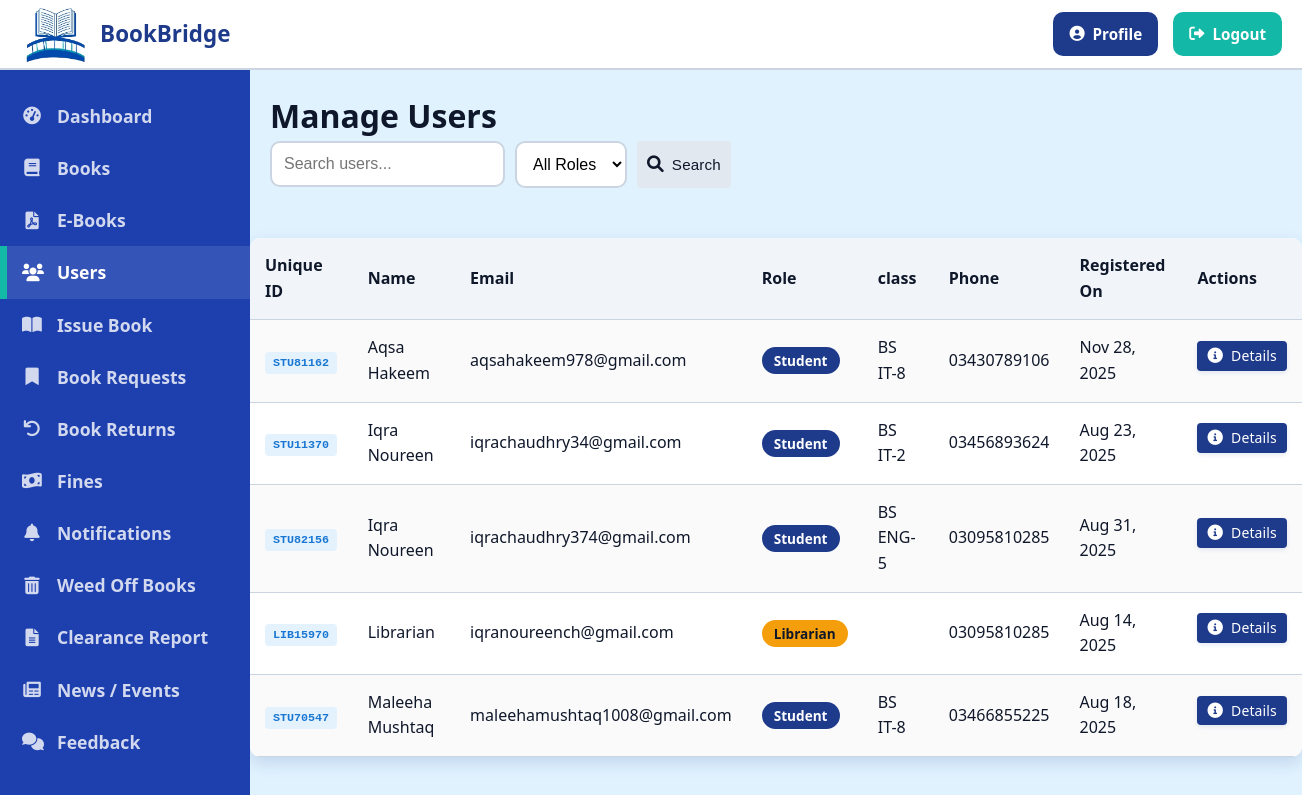
Screenshot of /librarian/users.php (signed in) with the database file from the repository.
### tables this page shows
CREATE TABLE `users` (
  `id` int(11) NOT NULL,
  `unique_id` varchar(20) DEFAULT NULL,
  `name` varchar(100) NOT NULL,
  `email` varchar(100) NOT NULL,
  `password` varchar(255) NOT NULL,
  `role` enum('librarian','student','faculty') NOT NULL,
  `class` varchar(100) DEFAULT NULL,
  `phone` varchar(20) DEFAULT NULL,
  `address` text DEFAULT NULL,
  `created_at` timestamp NOT NULL DEFAULT current_timestamp(),
  `approval_status` varchar(20) DEFAULT 'pending',
  `approved_at` timestamp NULL DEFAULT NULL,
  `rejected_at` timestamp NULL DEFAULT NULL,
  `email_verified` tinyint(1) DEFAULT 0,
  `email_verification_token` varchar(255) DEFAULT NULL
);

### librarian/users.php (the view, shortened to what this page needs)
<?php
include_once '../includes/header.php';
$search = isset($_GET['search']) ? trim($_GET['search']) : '';
$sql = "SELECT * FROM users WHERE 1=1";
$sql .= " ORDER BY name";
$stmt = $conn->prepare($sql);
$stmt->execute();
$result = $stmt->get_result();
$users = [];
while ($row = $result->fetch_assoc()) {
    $users[] = $row;
}
?>
<h1 class="page-title">Manage Users</h1>
    <div class="d-flex">
        <form action="" method="GET" class="d-flex">
            <div class="form-group mr-2" style="margin-bottom: 0; margin-right: 10px;">
                <input type="text" name="search" placeholder="Search users..." class="form-control" value="<?php echo htmlspecialchars($search); ?>">
            </div>
            <div class="form-group mr-2" style="margin-bottom: 0; margin-right: 10px;">
                <select name="role" class="form-control">
                    <option value="">All Roles</option>
                </select>
            </div>
            <button type="submit" class="btn btn-secondary">
                <i class="fas fa-search"></i> Search
            </button>
        </form>
    </div>
</div>
<div class="table-container" style="margin-top:30px";>
    <table class="table table-striped">
        <thead>
            <tr>
                <th>Unique ID</th>
                <th>Name</th>
                <th>Email</th>
                <th>Role</th>
                <th>class</th>
                <th>Phone</th>
                <th>Registered On</th>
                <th>Actions</th>
            </tr>
        </thead>
        <tbody>
            <?php if (count($users) > 0): ?>
                <?php foreach ($users as $user): ?>
                    <tr>
                        <td>
                            <span class="unique-id-badge"><?php echo htmlspecialchars($user['unique_id']); ?></span>
                        </td>
                        <td><?php echo htmlspecialchars($user['name']); ?></td>
                        <td><?php echo htmlspecialchars($user['email']); ?></td>
                        <td>
                            <?php
                            switch ($user['role']) {
                                case 'student':
                                    echo '<span class="badge badge-primary">Student</span>';
                                    break;
                                case 'librarian':
                                    echo '<span class="badge badge-warning">Librarian</span>';
                                    break;
                            }
                            ?>
                        </td>
                        <td><?php echo htmlspecialchars($user['class']); ?></td>
                        <td><?php echo htmlspecialchars($user['phone']); ?></td>
                        <td><?php echo date('M d, Y', strtotime($user['created_at'])); ?></td>
                        <td>
                            <a href="user_details.php?id=<?php echo $user['id']; ?>" style="margin-bottom:10px"; class="btn btn-sm btn-primary">
                                <i class="fas fa-info-circle"></i> Details
                            </a>
                        </td>
                    </tr>
                <?php endforeach; ?>
            <?php else: ?>
                <tr>
                    <td colspan="8" class="text-center">No users found.</td>
                </tr>
            <?php endif; ?>
        </tbody>
    </table>
</div>
<?php
include_once '../includes/footer.php';
?>

### css/style.css (style rules this page uses)
:root { --primary-color: #1E3A8A; --primary-light: #3B82F6; --primary-dark: #1E40AF; --secondary-color: #E0F2FE; --accent-color: #14B8A6; --success-color: #22C55E; --warning-color: #F59E0B; --danger-color: #EF4444; --text-color: #0F172A; --text-light: #64748B; --white: #FFFFFF; --gray-100: #F1F5F9; --gray-200: #E2E8F0; --gray-300: #CBD5E1; --gray-400: #94A3B8; --gray-500: #64748B; --border-radius: 10px; --box-shadow: 0 6px 16px rgba(30, 58, 138, 0.15); --transition: all 0.3s ease-in-out; }
* { margin: 0; padding: 0; box-sizing: border-box; }
body { font-family: 'Segoe UI', Tahoma, Geneva, Verdana, sans-serif; line-height: 1.6; color: var(--text-color); background-color: var(--secondary-color); }
a { text-decoration: none; color: var(--primary-color); transition: var(--transition); }
.d-flex { display: flex; }
.btn { display: inline-flex; align-items: center; justify-content: center; padding: 10px 20px; border: none; border-radius: var(--border-radius); cursor: pointer; font-weight: 500; transition: var(--transition); text-align: center; gap: 8px; font-size: 0.95em; line-height: 1.4; letter-spacing: 0.01em; white-space: nowrap; }
.btn i { font-size: 1.1em; }
.btn-primary { background-color: var(--primary-color); color: var(--white); box-shadow: 0 2px 4px rgba(13, 71, 161, 0.1); }
.btn-secondary { background-color: var(--gray-200); color: var(--text-color); }
.btn-sm { padding: 6px 12px; font-size: 0.875em; }
.form-group { margin-bottom: 20px; }
.form-control { width: 100%; padding: 12px; border: 2px solid var(--gray-300); border-radius: var(--border-radius); font-size: 1em; transition: var(--transition); background-color: var(--white); box-sizing: border-box; }
.table-container { overflow-x: auto; margin-bottom: 20px; background: var(--white); border-radius: var(--border-radius); box-shadow: var(--box-shadow); -webkit-overflow-scrolling: touch; }
.table { width: 100%; border-collapse: collapse; margin-bottom: 0; min-width: 600px; }
.table th, .table td { padding: 15px; text-align: left; border-bottom: 1px solid var(--gray-300); vertical-align: middle; }
.table th { background-color: var(--gray-100); font-weight: 600; color: var(--text-color); position: sticky; top: 0; z-index: 10; }
.table-striped tbody tr:nth-of-type(odd) { background-color: rgba(0, 0, 0, 0.02); }
.badge { display: inline-flex; align-items: center; padding: 4px 12px; border-radius: 50px; font-size: 0.85em; font-weight: 600; line-height: 1.4; white-space: nowrap; }
.badge-warning { background-color: var(--warning-color); color: var(--text-color); }
.badge-primary { background-color: var(--primary-color); color: var(--white); }
.mr-2 { margin-right: 0.5rem; }
.btn { padding: 5px 10px; border-radius: 4px; cursor: pointer; }
.unique-id-badge { background: #e3f2fd; color: #1976d2; padding: 4px 8px; border-radius: 4px; font-weight: 600; font-family: monospace; font-size: 0.9em; }

### rows the page displays
users: unique "STU81162", name "Aqsa Hakeem", email "aqsahakeem978@gmail.com", role "Student", class "BS IT-8", phone "03430789106", created_at "Nov 28, 2025"
users: unique "STU11370", name "Iqra Noureen", email "iqrachaudhry34@gmail.com", role "Student", class "BS IT-2", phone "03456893624", created_at "Aug 23, 2025"
users: unique "STU82156", name "Iqra Noureen", email "iqrachaudhry374@gmail.com", role "Student", class "BS ENG-5", phone "03095810285", created_at "Aug 31, 2025"
users: unique "LIB15970", name "Librarian", email "iqranoureench@gmail.com", role "Librarian", phone "03095810285", created_at "Aug 14, 2025"
users: unique "STU70547", name "Maleeha Mushtaq", email "maleehamushtaq1008@gmail.com", role "Student", class "BS IT-8", phone "03466855225", created_at "Aug 18, 2025"
